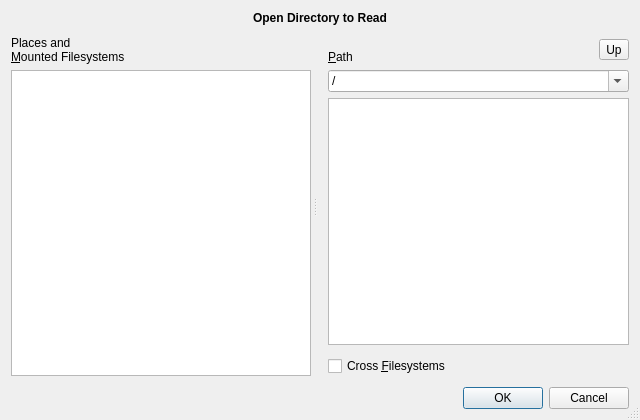
<?xml version="1.0" encoding="UTF-8"?>
<ui version="4.0">
 <class>OpenDirDialog</class>
 <widget class="QDialog" name="OpenDirDialog">
  <property name="geometry">
   <rect>
    <x>0</x>
    <y>0</y>
    <width>640</width>
    <height>420</height>
   </rect>
  </property>
  <property name="windowTitle">
   <string>Select Directory</string>
  </property>
  <property name="sizeGripEnabled">
   <bool>true</bool>
  </property>
  <layout class="QVBoxLayout" name="verticalLayout_3">
   <item>
    <widget class="QLabel" name="dialogHeading">
     <property name="sizePolicy">
      <sizepolicy hsizetype="Preferred" vsizetype="Preferred">
       <horstretch>0</horstretch>
       <verstretch>0</verstretch>
      </sizepolicy>
     </property>
     <property name="font">
      <font>
       <weight>75</weight>
       <bold>true</bold>
      </font>
     </property>
     <property name="text">
      <string>Open Directory to Read</string>
     </property>
     <property name="alignment">
      <set>Qt::AlignCenter</set>
     </property>
    </widget>
   </item>
   <item>
    <spacer name="topVSpacer">
     <property name="orientation">
      <enum>Qt::Vertical</enum>
     </property>
     <property name="sizeType">
      <enum>QSizePolicy::Fixed</enum>
     </property>
     <property name="sizeHint" stdset="0">
      <size>
       <width>20</width>
       <height>5</height>
      </size>
     </property>
    </spacer>
   </item>
   <item>
    <widget class="QSplitter" name="mainSplitter">
     <property name="sizePolicy">
      <sizepolicy hsizetype="Expanding" vsizetype="MinimumExpanding">
       <horstretch>0</horstretch>
       <verstretch>0</verstretch>
      </sizepolicy>
     </property>
     <property name="orientation">
      <enum>Qt::Horizontal</enum>
     </property>
     <property name="handleWidth">
      <number>8</number>
     </property>
     <property name="childrenCollapsible">
      <bool>false</bool>
     </property>
     <widget class="QWidget" name="leftPane">
      <layout class="QVBoxLayout" name="leftColVBox" stretch="0,1">
       <item>
        <widget class="QLabel" name="pathSelectorCaption">
         <property name="text">
          <string>Places and
&amp;Mounted Filesystems</string>
         </property>
         <property name="wordWrap">
          <bool>false</bool>
         </property>
         <property name="buddy">
          <cstring>pathSelector</cstring>
         </property>
        </widget>
       </item>
       <item>
        <widget class="PathSelector" name="pathSelector"/>
       </item>
      </layout>
     </widget>
     <widget class="QWidget" name="rightPane">
      <layout class="QVBoxLayout" name="rightColVBox">
       <property name="leftMargin">
        <number>9</number>
       </property>
       <item>
        <layout class="QHBoxLayout" name="pathCaptionHBox">
         <item>
          <widget class="QLabel" name="pathCaption">
           <property name="text">
            <string>
&amp;Path</string>
           </property>
           <property name="buddy">
            <cstring>pathComboBox</cstring>
           </property>
          </widget>
         </item>
         <item>
          <spacer name="pathCaptionSpacer">
           <property name="orientation">
            <enum>Qt::Horizontal</enum>
           </property>
           <property name="sizeHint" stdset="0">
            <size>
             <width>118</width>
             <height>20</height>
            </size>
           </property>
          </spacer>
         </item>
         <item>
          <widget class="QToolButton" name="upButton">
           <property name="text">
            <string>Up</string>
           </property>
           <property name="icon">
            <iconset resource="icons.qrc">
             <normaloff>:/icons/go-up.png</normaloff>:/icons/go-up.png</iconset>
           </property>
          </widget>
         </item>
        </layout>
       </item>
       <item>
        <widget class="QComboBox" name="pathComboBox">
         <property name="sizePolicy">
          <sizepolicy hsizetype="MinimumExpanding" vsizetype="Fixed">
           <horstretch>0</horstretch>
           <verstretch>0</verstretch>
          </sizepolicy>
         </property>
         <property name="minimumSize">
          <size>
           <width>180</width>
           <height>0</height>
          </size>
         </property>
         <property name="editable">
          <bool>true</bool>
         </property>
         <property name="currentIndex">
          <number>0</number>
         </property>
         <item>
          <property name="text">
           <string notr="true">/</string>
          </property>
         </item>
        </widget>
       </item>
       <item>
        <widget class="QTreeView" name="dirTreeView"/>
       </item>
       <item>
        <spacer name="readOptionsVSpacer">
         <property name="orientation">
          <enum>Qt::Vertical</enum>
         </property>
         <property name="sizeType">
          <enum>QSizePolicy::Fixed</enum>
         </property>
         <property name="sizeHint" stdset="0">
          <size>
           <width>20</width>
           <height>5</height>
          </size>
         </property>
        </spacer>
       </item>
       <item>
        <widget class="QCheckBox" name="crossFilesystemsCheckBox">
         <property name="toolTip">
          <string>Normal mounts only,
no bind mounts,
no multiple mounts,
no network mounts
(NFS, Samba)

This is temporary
just for this program run.</string>
         </property>
         <property name="text">
          <string>Cross &amp;Filesystems</string>
         </property>
        </widget>
       </item>
      </layout>
     </widget>
    </widget>
   </item>
   <item>
    <spacer name="buttonBoxVSpacer">
     <property name="orientation">
      <enum>Qt::Vertical</enum>
     </property>
     <property name="sizeType">
      <enum>QSizePolicy::Fixed</enum>
     </property>
     <property name="sizeHint" stdset="0">
      <size>
       <width>20</width>
       <height>5</height>
      </size>
     </property>
    </spacer>
   </item>
   <item>
    <widget class="QDialogButtonBox" name="buttonBox">
     <property name="orientation">
      <enum>Qt::Horizontal</enum>
     </property>
     <property name="standardButtons">
      <set>QDialogButtonBox::Cancel|QDialogButtonBox::Ok</set>
     </property>
    </widget>
   </item>
  </layout>
 </widget>
 <customwidgets>
  <customwidget>
   <class>PathSelector</class>
   <extends>QListWidget</extends>
   <header>PathSelector.h</header>
  </customwidget>
 </customwidgets>
 <tabstops>
  <tabstop>pathComboBox</tabstop>
 </tabstops>
 <resources>
  <include location="icons.qrc"/>
 </resources>
 <connections>
  <connection>
   <sender>buttonBox</sender>
   <signal>accepted()</signal>
   <receiver>OpenDirDialog</receiver>
   <slot>accept()</slot>
   <hints>
    <hint type="sourcelabel">
     <x>167</x>
     <y>265</y>
    </hint>
    <hint type="destinationlabel">
     <x>167</x>
     <y>144</y>
    </hint>
   </hints>
  </connection>
  <connection>
   <sender>buttonBox</sender>
   <signal>rejected()</signal>
   <receiver>OpenDirDialog</receiver>
   <slot>reject()</slot>
   <hints>
    <hint type="sourcelabel">
     <x>167</x>
     <y>265</y>
    </hint>
    <hint type="destinationlabel">
     <x>167</x>
     <y>144</y>
    </hint>
   </hints>
  </connection>
 </connections>
</ui>
